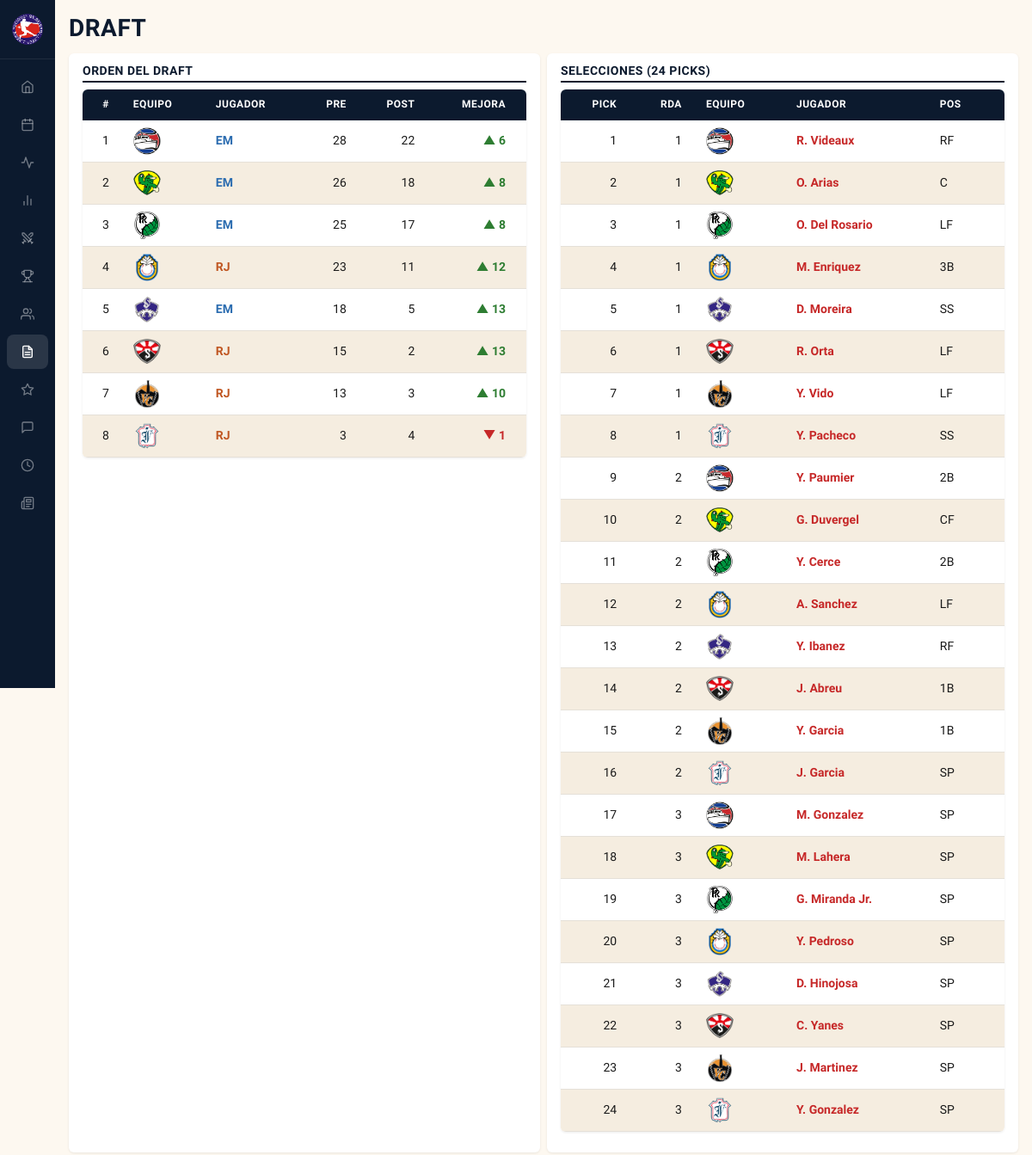
The app's page /draft with its own data.
### tables this page shows
CREATE TABLE teams (
            id INTEGER PRIMARY KEY,
            name TEXT NOT NULL,
            short_name TEXT NOT NULL,
            full_name TEXT NOT NULL,
            owner TEXT NOT NULL,
            rank_overall INTEGER,
            rank_pitching INTEGER,
            rank_batting INTEGER,
            rank_fielding INTEGER,
            rank_speed INTEGER,
            rank_pre_draft INTEGER,
            rank_post_draft INTEGER,
            color_primary TEXT,
            color_secondary TEXT,
            logo_file TEXT,
            banner_file TEXT
        );

CREATE TABLE draft_picks (
            id INTEGER PRIMARY KEY,
            pick_num INTEGER,
            round INTEGER,
            team_id INTEGER REFERENCES teams(id),
            player_id INTEGER REFERENCES players(id),
            position_drafted TEXT
        );

CREATE TABLE players (
            id INTEGER PRIMARY KEY,
            team_id INTEGER REFERENCES teams(id),
            name TEXT NOT NULL,
            full_name TEXT,
            position TEXT NOT NULL,
            bats_throws TEXT,
            role TEXT NOT NULL,
            lineup_order INTEGER,
            bullpen_role TEXT,
            is_drafted INTEGER DEFAULT 0,
            photo_file TEXT
        );

### blueprints/draft/routes.py (the view)
@draft_bp.route('/draft')
def draft() -> str:
    picks = get_draft_picks()
    teams = get_draft_teams()
    return render_template('draft.html', picks=picks, teams=teams)

### app.py (called while the page is built)
def _register_static_versioning(app: Flask) -> None:
    @app.url_defaults
    def _inject_static_version(endpoint: str, values: dict) -> None:
        if endpoint != 'static' or 'v' in values:
            return
        filename = values.get('filename')
        if not filename:
            return
        path = os.path.join(app.static_folder or '', filename)
        try:
            values['v'] = int(os.path.getmtime(path))
        except OSError:
            pass

### blueprints/draft/services.py (called while the page is built)
def get_draft_picks() -> list[sqlite3.Row]:
    return get_db().execute("""
        SELECT dp.*, t.name as team_name, t.short_name, t.owner, t.color_primary,
            t.rank_pre_draft, t.rank_post_draft, t.logo_file,
            p.name as player_name, p.id as player_id, p.position as player_position
        FROM draft_picks dp
        JOIN teams t ON dp.team_id = t.id
        LEFT JOIN players p ON dp.player_id = p.id
        ORDER BY dp.pick_num
    """).fetchall()

def get_draft_teams() -> list[sqlite3.Row]:
    return get_db().execute(
        "SELECT * FROM teams ORDER BY rank_pre_draft DESC"
    ).fetchall()

### db.py (called while the page is built)
def get_db() -> sqlite3.Connection:
    if 'db' not in g:
        from flask import current_app
        g.db = sqlite3.connect(current_app.config['DB_PATH'])
        g.db.row_factory = sqlite3.Row
        cursor = g.db.cursor()
        cursor.execute('PRAGMA journal_mode=WAL')
        cursor.execute('PRAGMA synchronous=NORMAL')
        cursor.execute('PRAGMA foreign_keys=ON')
        cursor.execute('PRAGMA busy_timeout=5000')
        cursor.close()
    return g.db

### templates/draft.html (shortened to what this page needs)
{% extends "base.html" %}
{% from 'components/logo_img.html' import logo_img %}
{% from 'components/owner_badge.html' import owner_badge %}
{% macro team_logo_link(short_name, name, logo_file) -%}
<a href="{{ url_for('teams.team', short=short_name) }}"
   class="team-logo-only" title="{{ name }}">{{ logo_img(logo_file, css_class='inline-logo-md', alt=name) }}</a>
{%- endmacro %}
{% block content %}
<h1>Draft</h1>
<div class="bento">
<div class="panel">
    <h2>Orden del Draft</h2>
    <div class="table-scroll"><table class="stat-table">
        <thead>
            <tr><th class="num" scope="col">#</th><th scope="col">Equipo</th><th scope="col">Jugador</th><th class="num" scope="col">Pre</th><th class="num" scope="col">Post</th><th class="num" scope="col">Mejora</th></tr>
        </thead>
        <tbody>
        {% for t in teams %}
            {% set change = t.rank_pre_draft - t.rank_post_draft %}
            <tr>
                <td class="num">{{ loop.index }}</td>
                <td>{{ team_logo_link(t.short_name, t.name, t.logo_file) }}</td>
                <td>{{ owner_badge(t.owner, short=True) }}</td>
                <td class="num">{{ t.rank_pre_draft }}</td>
                <td class="num">{{ t.rank_post_draft }}</td>
                <td class="num {% if change > 0 %}change-up{% elif change < 0 %}change-down{% else %}change-same{% endif %}">
                    {% if change > 0 %}&#9650; {{ change }}{% elif change < 0 %}&#9660; {{ change|abs }}{% else %}—{% endif %}
                </td>
            </tr>
        {% endfor %}
        </tbody>
    </table></div>
</div>
<div class="panel">
    <h2>Selecciones (24 picks)</h2>
    <div class="table-scroll"><table class="stat-table">
        <thead>
            <tr><th class="num" scope="col">Pick</th><th class="num" scope="col">Rda</th><th scope="col">Equipo</th><th scope="col">Jugador</th><th scope="col">Pos</th></tr>
        </thead>
        <tbody>
        {% for p in picks %}
            <tr>
                <td class="num">{{ p.pick_num }}</td>
                <td class="num">{{ p.round }}</td>
                <td>{{ team_logo_link(p.short_name, p.team_name, p.logo_file) }}</td>
                <td>
                    {% if p.player_id %}
                    <a href="{{ url_for('players.player', player_id=p.player_id) }}" class="drafted">{{ p.player_name }}</a>
                    {% else %}
                    {{ p.player_name }}
                    {% endif %}
                </td>
                <td>{{ p.position_drafted }}</td>
            </tr>
        {% endfor %}
        </tbody>
    </table></div>
</div>
</div>
{% endblock %}

### templates/components/logo_img.html
{% macro logo_img(logo_file, css_class='inline-logo', alt='') %}
{% if logo_file %}
    {%- set dims = {
        'inline-logo':    64,
        'inline-logo-md': 32,
        'inline-logo-sm': 16,
        'team-logo':      56,
        'sched-logo':     72,
        'game-card-bg game-card-bg-left':  64,
        'game-card-bg game-card-bg-right': 64,
    } -%}
    {%- set size = dims.get(css_class) -%}
<img src="{{ url_for('static', filename='graphics/' + logo_file) }}"
     class="{{ css_class }}" alt="{{ alt }}" loading="lazy" decoding="async"
     {%- if size %} width="{{ size }}" height="{{ size }}"{% endif %}>
{% endif %}
{% endmacro %}

### templates/components/owner_badge.html
{% macro owner_badge(owner, short=False) %}
{%- set initials = {'Ernesto': 'EM', 'Junior': 'RJ'} -%}
<span class="owner-{{ owner|lower }}">{{ initials.get(owner, owner) if short else owner }}</span>
{% endmacro %}

### static/style.css (style rules this page uses)
:root { --navy-900: #0C1A2E; --navy-800: #132B4A; --navy-700: #1B3254; --navy-500: #2D4F7E; --red-600: #C62828; --red-700: #A51C1C; --cream-50: #FDF8F0; --cream-100: #F5EDE0; --cream-200: #E8DCC8; --white: #FFFFFF; --gray-600: #5A5A5A; --gray-400: #9E9E9E; --green-600: #2E7D32; --gold-500: #D4A017; --ernesto: #2b6cb0; --junior: #c05621; --text-primary: #1A1A1A; --text-secondary: #5A6370; --border: #E5E0D8; --shadow-sm: 0 1px 3px rgba(0,0,0,0.08); --shadow-md: 0 4px 12px rgba(0,0,0,0.12); --sidebar-width: 200px; --sidebar-collapsed: 64px; --text-xs: 0.6875rem; --text-sm: 0.75rem; --text-base: 0.875rem; --text-lg: 1rem; --text-xl: 1.25rem; --text-2xl: 1.75rem; --text-3xl: 2.25rem; --space-1: 4px; --space-2: 8px; --space-3: 12px; --space-4: 16px; --space-5: 24px; --space-6: 32px; --space-7: 48px; --space-8: 64px; --bg: var(--cream-50); --bg-alt: var(--cream-100); --card: var(--white); --text: var(--text-primary); --muted: var(--text-secondary); --accent: var(--red-600); --link: var(--navy-700); --green: var(--green-600); --red: var(--red-600); --gold: var(--gold-500); }
*, *::before, *::after { margin: 0; padding: 0; box-sizing: border-box; }
body { font-family: 'Source Sans 3', system-ui, -apple-system, sans-serif; background: var(--cream-50); color: var(--text-primary); line-height: 1.6; font-size: var(--text-base); }
a { color: var(--navy-700); text-decoration: none; transition: color 120ms; }
h1, h2, h3 { font-family: 'Barlow Condensed', 'Arial Narrow', sans-serif; text-transform: uppercase; letter-spacing: 0.5px; line-height: 1.2; }
h1 { color: var(--navy-900); margin-bottom: var(--space-3); font-size: var(--text-2xl); font-weight: 800; }
h2 { color: var(--navy-900); margin: var(--space-5) 0 var(--space-2); font-size: var(--text-xl); font-weight: 700; }
table { width: 100%; border-collapse: collapse; margin-bottom: var(--space-3); background: var(--white); border-radius: 6px; overflow: hidden; box-shadow: var(--shadow-sm); }
th { background: var(--navy-900); color: var(--white); padding: var(--space-2) var(--space-3); text-align: left; font-family: 'Barlow Condensed', sans-serif; font-size: var(--text-sm); font-weight: 700; text-transform: uppercase; letter-spacing: 0.5px; }
td { padding: var(--space-2) var(--space-4) var(--space-2) var(--space-3); border-bottom: 1px solid var(--border); font-size: var(--text-base); }
th { padding-right: var(--space-4); }
td:last-child, th:last-child { padding-right: var(--space-5); }
tbody tr:nth-child(even) { background: var(--cream-100); }
.num { text-align: right; font-variant-numeric: tabular-nums; }
.stat-table { position: relative; }
.stat-table thead th { position: sticky; top: 0; z-index: 3; }
.stat-table td:first-child { position: sticky; left: 0; z-index: 2; background: inherit; }
.stat-table th:first-child { position: sticky; left: 0; z-index: 4; background: var(--navy-900); }
.table-scroll { overflow-x: auto; border-radius: 6px; box-shadow: var(--shadow-sm); margin-bottom: var(--space-3); }
.table-scroll table { margin-bottom: 0; box-shadow: none; border-radius: 0; }
.drafted { color: var(--red-600); font-weight: 600; }
.owner-ernesto { color: var(--ernesto); font-weight: 600; }
.owner-junior { color: var(--junior); font-weight: 600; }
.inline-logo-md { height: 32px; width: 32px; object-fit: contain; vertical-align: middle; }
.change-up { color: var(--green-600); font-weight: 700; }
.change-down { color: var(--red-600); font-weight: 700; }
.bento { display: grid; grid-template-columns: 1fr 1fr; gap: var(--space-2); margin-bottom: var(--space-3); }
.panel { background: var(--white); border-radius: 6px; padding: var(--space-3) var(--space-4); box-shadow: var(--shadow-sm); overflow: hidden; }
.panel h2 { margin: 0 0 var(--space-2) 0; font-size: var(--text-base); border-bottom: 2px solid var(--navy-900); padding-bottom: var(--space-1); }
.panel table { margin-bottom: 0; box-shadow: none; border-radius: 0; }

### records on screen
teams: logo_file+name (picture), owner "EM", rank_pre_draft "28", rank_post_draft "22", change "6"
teams: logo_file (picture), owner "EM", rank_pre_draft "26", rank_post_draft "18", change "8"
teams: logo_file (picture), owner "EM", rank_pre_draft "25", rank_post_draft "17", change "8"
teams: logo_file (picture), owner "RJ", rank_pre_draft "23", rank_post_draft "11", change "12"
teams: logo_file (picture), owner "EM", rank_pre_draft "18", rank_post_draft "5", rank_pitching "13"
teams: logo_file (picture), owner "RJ", rank_pre_draft "15", rank_post_draft "2", change "13"
teams: logo_file (picture), owner "RJ", rank_pre_draft "13", rank_post_draft "3", rank_batting "10"
teams: logo_file+name (picture), owner "RJ", rank_pre_draft "3", rank_post_draft "4", change "1"
draft_picks: pick_num "1", round "1", name (picture), player_name "R. Videaux", position_drafted "RF"
draft_picks: pick_num "2", round "1", logo_file (picture), player_name "O. Arias", position_drafted "C"
draft_picks: pick_num "3", round "1", logo_file (picture), player_name "O. Del Rosario", position_drafted "LF"
draft_picks: pick_num "4", round "1", logo_file (picture), player_name "M. Enriquez", position_drafted "3B"
draft_picks: pick_num "5", round "1", logo_file (picture), player_name "D. Moreira", position_drafted "SS"
draft_picks: pick_num "6", round "1", logo_file (picture), player_name "R. Orta", position_drafted "LF"
draft_picks: pick_num "7", round "1", logo_file (picture), player_name "Y. Vido", position_drafted "LF"
draft_picks: pick_num "8", round "1", name (picture), player_name "Y. Pacheco", position_drafted "SS"
draft_picks: pick_num "9", round "2", name (picture), player_name "Y. Paumier", position_drafted "2B"
draft_picks: pick_num "10", round "2", logo_file (picture), player_name "G. Duvergel", position_drafted "CF"
draft_picks: pick_num "11", round "2", logo_file (picture), player_name "Y. Cerce", position_drafted "2B"
draft_picks: pick_num "12", round "2", logo_file (picture), player_name "A. Sanchez", position_drafted "LF"
draft_picks: pick_num "13", round "2", logo_file (picture), player_name "Y. Ibanez", position_drafted "RF"
draft_picks: pick_num "14", round "2", logo_file (picture), player_name "J. Abreu", position_drafted "1B"
draft_picks: pick_num "15", round "2", logo_file (picture), player_name "Y. Garcia", position_drafted "1B"
draft_picks: pick_num "16", round "2", name (picture), player_name "J. Garcia", position_drafted "SP"
draft_picks: pick_num "17", round "3", name (picture), player_name "M. Gonzalez", position_drafted "SP"
draft_picks: pick_num "18", round "3", logo_file (picture), player_name "M. Lahera", position_drafted "SP"
draft_picks: pick_num "19", round "3", logo_file (picture), player_name "G. Miranda Jr.", position_drafted "SP"
draft_picks: pick_num "20", round "3", logo_file (picture), player_name "Y. Pedroso", position_drafted "SP"
draft_picks: pick_num "21", round "3", logo_file (picture), player_name "D. Hinojosa", position_drafted "SP"
draft_picks: pick_num "22", round "3", logo_file (picture), player_name "C. Yanes", position_drafted "SP"
draft_picks: pick_num "23", round "3", logo_file (picture), player_name "J. Martinez", position_drafted "SP"
draft_picks: pick_num "24", round "3", name (picture), player_name "Y. Gonzalez", position_drafted "SP"
